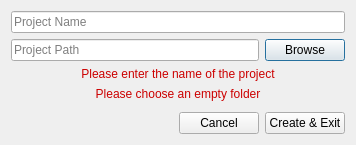
<?xml version="1.0" encoding="UTF-8"?>
<ui version="4.0">
 <class>NewProjectDialog</class>
 <widget class="QDialog" name="NewProjectDialog">
  <property name="geometry">
   <rect>
    <x>0</x>
    <y>0</y>
    <width>356</width>
    <height>145</height>
   </rect>
  </property>
  <property name="windowTitle">
   <string>Dialog</string>
  </property>
  <layout class="QVBoxLayout" name="verticalLayout">
   <item>
    <layout class="QVBoxLayout" name="verticalLayout_2">
     <item>
      <layout class="QHBoxLayout" name="horizontalLayout">
       <item>
        <widget class="QLineEdit" name="m_project_name_edit">
         <property name="placeholderText">
          <string>Project Name</string>
         </property>
        </widget>
       </item>
      </layout>
     </item>
    </layout>
   </item>
   <item>
    <layout class="QVBoxLayout" name="verticalLayout_3">
     <property name="bottomMargin">
      <number>0</number>
     </property>
     <item>
      <layout class="QHBoxLayout" name="horizontalLayout_2">
       <item>
        <widget class="QLineEdit" name="m_project_path_edit">
         <property name="placeholderText">
          <string>Project Path</string>
         </property>
        </widget>
       </item>
       <item>
        <widget class="QPushButton" name="m_browse_button">
         <property name="text">
          <string>Browse</string>
         </property>
        </widget>
       </item>
      </layout>
     </item>
    </layout>
   </item>
   <item>
    <widget class="QLabel" name="m_project_name_error_label">
     <property name="text">
      <string>&lt;html&gt;&lt;head/&gt;&lt;body&gt;&lt;p&gt;&lt;span style=&quot; font-size:9pt; color:#cc0000;&quot;&gt;Please enter the name of the project&lt;/span&gt;&lt;/p&gt;&lt;/body&gt;&lt;/html&gt;</string>
     </property>
     <property name="alignment">
      <set>Qt::AlignCenter</set>
     </property>
    </widget>
   </item>
   <item>
    <widget class="QLabel" name="m_project_path_error_label">
     <property name="text">
      <string>&lt;html&gt;&lt;head/&gt;&lt;body&gt;&lt;p&gt;&lt;span style=&quot; font-size:9pt; color:#cc0000;&quot;&gt;Please choose an empty folder&lt;/span&gt;&lt;/p&gt;&lt;/body&gt;&lt;/html&gt;</string>
     </property>
     <property name="alignment">
      <set>Qt::AlignCenter</set>
     </property>
    </widget>
   </item>
   <item>
    <spacer name="verticalSpacer">
     <property name="orientation">
      <enum>Qt::Vertical</enum>
     </property>
     <property name="sizeHint" stdset="0">
      <size>
       <width>20</width>
       <height>40</height>
      </size>
     </property>
    </spacer>
   </item>
   <item>
    <layout class="QHBoxLayout" name="horizontalLayout_3">
     <item>
      <spacer name="horizontalSpacer">
       <property name="orientation">
        <enum>Qt::Horizontal</enum>
       </property>
       <property name="sizeHint" stdset="0">
        <size>
         <width>40</width>
         <height>20</height>
        </size>
       </property>
      </spacer>
     </item>
     <item>
      <widget class="QPushButton" name="m_cancel_button">
       <property name="text">
        <string>Cancel</string>
       </property>
      </widget>
     </item>
     <item>
      <widget class="QPushButton" name="m_create_and_exit_button">
       <property name="text">
        <string>Create &amp;&amp; Exit</string>
       </property>
      </widget>
     </item>
    </layout>
   </item>
  </layout>
 </widget>
 <resources/>
 <connections/>
</ui>
